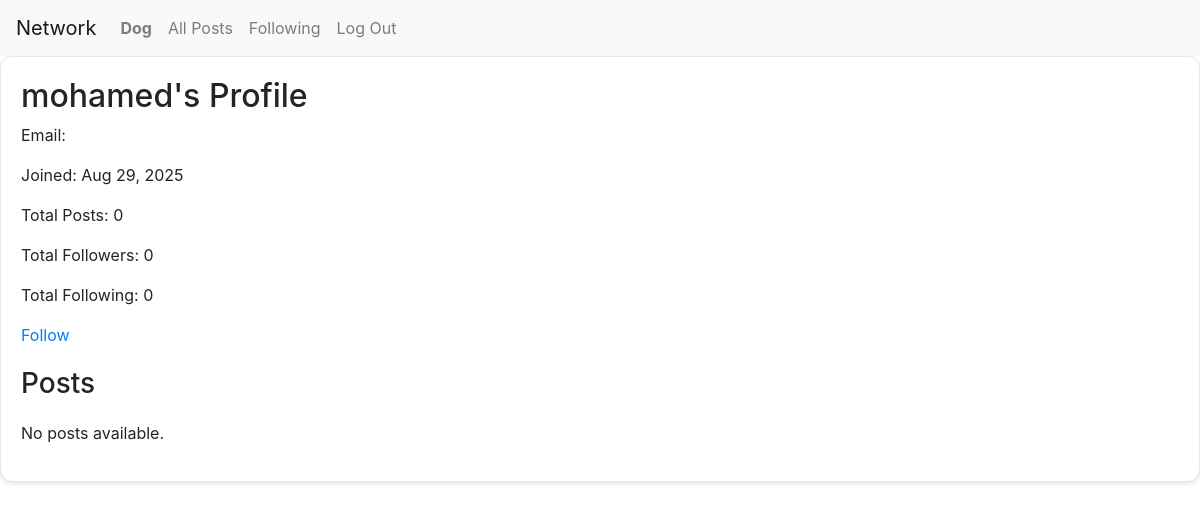
The app's page /mohamed (signed in), older data.
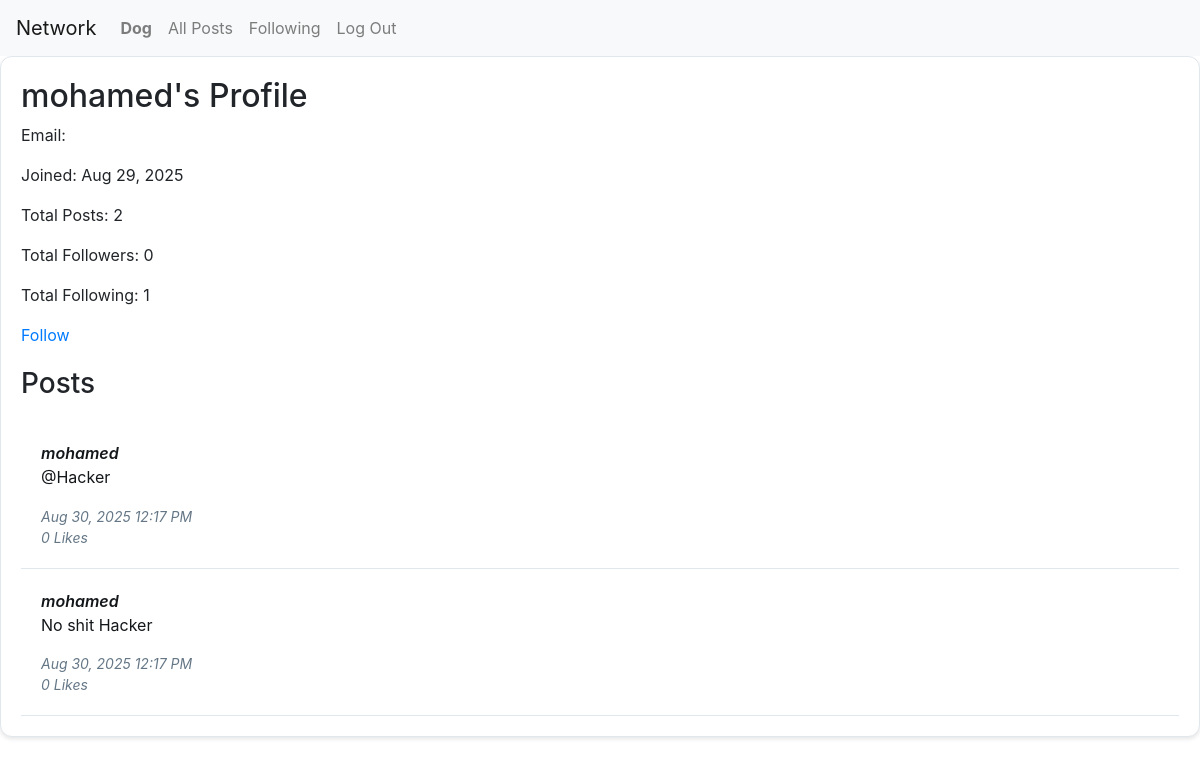
The same page, newer data.
### network/models.py (models this page shows, shortened)
class User(AbstractUser):
    followers = models.ManyToManyField("self", symmetrical=False, related_name="following_users", blank=True)
    following = models.ManyToManyField("self", symmetrical=False, related_name="followers_users", blank=True)

class Post(models.Model):
    author = models.ForeignKey(User, on_delete=models.CASCADE, related_name="posts")
    content = models.TextField()
    created_at = models.DateTimeField(auto_now_add=True)
    updated_at = models.DateTimeField(auto_now=True)
    likes = models.ManyToManyField(User, related_name="liked_posts", blank=True, default=None)

### network/views.py (the view)
# urls.py: path("<str:username>", views.profile, name="profile"),
def profile(request, username):
    user = get_object_or_404(User, username=username)
    user_posts = user.posts.all().order_by("-created_at")
    paginator = Paginator(user_posts, 10)  # Show 10 posts per page
    page_number = request.GET.get("page")
    page_obj = paginator.get_page(page_number)
    return render(request, "network/profile.html", {
        "profile_user": user,
        "user_posts": user_posts,
        "page_obj": page_obj,
        "is_paginated": page_obj.has_other_pages(),
        "paginator": paginator,
    })

### network/templates/network/profile.html (shortened to what this page needs)
{% extends "network/layout.html" %}
 {% block body %}
<div class="profile-container">
  <h2>{{ profile_user.username }}'s Profile</h2>
  <div class="user-info">
    <p>Email: {{ profile_user.email }}</p>
    <p>Joined: {{ profile_user.date_joined|date:"M d, Y" }}</p>
    <p>Total Posts: {{ profile_user.posts.count }}</p>
    <p>Total Followers: {{ profile_user.followers.count }}</p>
    <p>Total Following: {{ profile_user.following.count }}</p>
    {% if request.user.is_authenticated and request.user != profile_user %}
    <a href="{% url 'follow' profile_user.username %}">
      {% if profile_user in request.user.following.all %} Unfollow
       {% else %}
      Follow {% endif %}
    </a>
    {% endif %}
  </div>
  <h3>Posts</h3>
  <div class="user-posts">
    {% if user_posts %}
    <ul class="posts-list">
      {% for post in user_posts %}
      <li class="post-item">
        <div class="post-author">{{ post.author.username }}</div>
        <div class="post-content">{{ post.content }}</div>
        <div class="post-timestamp">
          {{ post.created_at|date:"M d, Y g:i A" }}
        </div>
        <div class="post-likes">{{ post.likes.count }} Likes</div>
      </li>
      {% endfor %}
    </ul>
    {% else %}
    <p>No posts available.</p>
    {% endif %}
  </div>
</div>
{% endblock %}

Row changes from the older to the newer data that the page shows:
changed User "mohamed": posts.count "0" → "2"; following.count "0" → "1"
added Post: author.username "mohamed", content "@Hacker", created_at "Aug 30, 2025 12:17 PM", likes.count "0"
added Post: author.username "mohamed", content "No shit Hacker", created_at "Aug 30, 2025 12:17 PM", likes.count "0"
Text that changed along with them:
text no longer shown: "No posts available."
